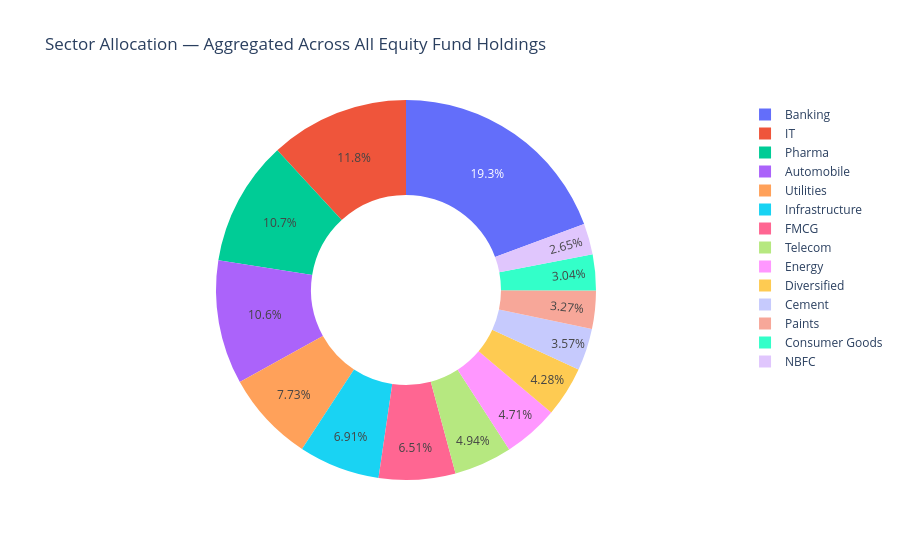

Source (notebook cell):
### Markdown cell above
Chart 8
==========
- Daily-return correlations across 10 distinct schemes are all near-zero 
  (-0.09 to +0.07), atypical for real equity funds (which usually correlate 
  0.7–0.95), suggesting each scheme's NAV was generated as a largely independent 
  process rather than sharing a common market factor.

### Code cell
equity_codes = set(fund_master.loc[fund_master["category"] == "Equity", "amfi_code"])
assert set(holdings["amfi_code"].unique()) == equity_codes, "holdings file includes non-equity or is missing some equity schemes"

sector_weights = holdings.groupby("sector")["market_value_cr"].sum().sort_values(ascending=False)
sector_pct = sector_weights / sector_weights.sum() * 100

fig = go.Figure(data=[go.Pie(labels=sector_pct.index, values=sector_pct.values, hole=0.5)])
fig.update_layout(title="Sector Allocation — Aggregated Across All Equity Fund Holdings")
fig.write_image(CHART_DIR / "09_sector_donut.png")
fig.show()

### Figure 1 — Plotly figure (JSON) as saved in the notebook; plotly's stock layout.template omitted (floating-point values rounded to 4 significant figures)
{"data": [{"hole": 0.5, "labels": ["Banking", "IT", "Pharma", "Automobile", "Utilities", "Infrastructure", "FMCG", "Telecom", "Energy", "Diversified", "Cement", "Paints", "Consumer Goods", "NBFC"], "type": "pie", "values": [19.34, 11.84, 10.65, 10.56, 7.729, 6.906, 6.511, 4.941, 4.706, 4.278, 3.575, 3.267, 3.035, 2.652]}], "layout": {"title": {"text": "Sector Allocation — Aggregated Across All Equity Fund Holdings"}}}
